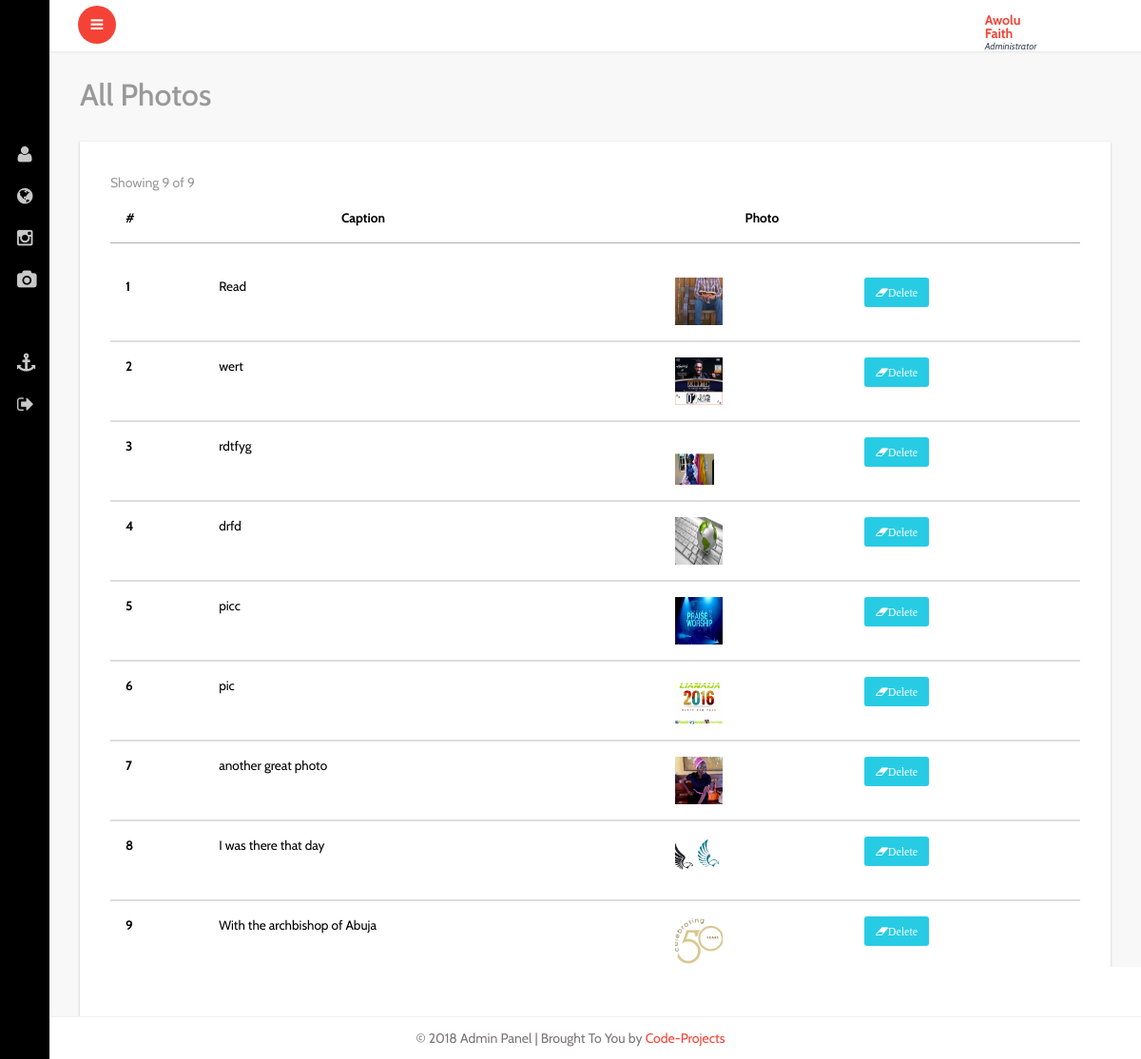
The page /admin/all-photos.php (signed in) on the database its author committed.
### tables this page shows
CREATE TABLE IF NOT EXISTS `gallery` (
  `id` int(11) NOT NULL,
  `caption` varchar(225) NOT NULL,
  `file` varchar(255) NOT NULL
);

CREATE TABLE IF NOT EXISTS `settings` (
  `id` int(11) NOT NULL,
  `site_name` varchar(45) NOT NULL,
  `site_title` varchar(60) NOT NULL,
  `email` varchar(60) NOT NULL,
  `site_desc` varchar(350) NOT NULL,
  `site_keyword` varchar(250) NOT NULL,
  `google_code` varchar(1000) NOT NULL,
  `street` varchar(100) NOT NULL,
  `city` varchar(60) NOT NULL,
  `country` varchar(50) NOT NULL,
  `phone` varchar(15) NOT NULL,
  `facebook` varchar(45) NOT NULL,
  `twitter` varchar(34) NOT NULL,
  `linkedin` varchar(45) NOT NULL,
  `status` varchar(25) NOT NULL
);

### idiorm.php (called while the page is built, shortened)
<?php
    class ORM implements ArrayAccess {
        protected static $_default_config = array(
            'connection_string' => 'sqlite::memory:',
            'id_column' => 'id',
            'id_column_overrides' => array(),
            'error_mode' => PDO::ERRMODE_EXCEPTION,
            'username' => null,
            'password' => null,
            'driver_options' => null,
            'identifier_quote_character' => null,
            'limit_clause_style' => null,
            'logging' => false,
            'logger' => null,
            'caching' => false,
            'caching_auto_clear' => false,
            'return_result_sets' => false,
        );
        protected static $_config = array();
        protected static $_db = array();
        protected static $_last_statement = null;
        protected $_connection_name;
        protected $_table_name;
        protected $_values = array();
        protected $_result_columns = array('*');
        protected $_join_sources = array();
        protected $_order_by = array();
        protected $_group_by = array();
        public static function configure($key, $value = null, $connection_name = self::DEFAULT_CONNECTION) {
            if (is_array($key)) {
                foreach ($key as $conf_key => $conf_value) {
                    self::configure($conf_key, $conf_value, $connection_name);
                }
            } else {
                if (is_null($value)) {
                    $value = $key;
                    $key = 'connection_string';
                }
                self::$_config[$connection_name][$key] = $value;
            }
        }
        public static function for_table($table_name, $connection_name = self::DEFAULT_CONNECTION) {
            return new self($table_name, array(), $connection_name);
        }
        protected static function _setup_db_config($connection_name) {
            if (!array_key_exists($connection_name, self::$_config)) {
                self::$_config[$connection_name] = self::$_default_config;
            }
        }
        public static function set_db($db, $connection_name = self::DEFAULT_CONNECTION) {
            self::$_db[$connection_name] = $db;
        }
        protected static function _setup_identifier_quote_character($connection_name) {
            if (is_null(self::$_config[$connection_name]['identifier_quote_character'])) {
                self::$_config[$connection_name]['identifier_quote_character'] =
                    self::_detect_identifier_quote_character($connection_name);
            }
        }
        public static function _setup_limit_clause_style($connection_name) {
            if (is_null(self::$_config[$connection_name]['limit_clause_style'])) {
                self::$_config[$connection_name]['limit_clause_style'] =
                    self::_detect_limit_clause_style($connection_name);
            }
        }
        protected static function _detect_identifier_quote_character($connection_name) {
            switch(self::get_db($connection_name)->getAttribute(PDO::ATTR_DRIVER_NAME)) {
                case 'mysql':
                case 'sqlite':
                case 'sqlite2':
                default:
                    return '`';
            }
        }
        protected static function _detect_limit_clause_style($connection_name) {
            switch(self::get_db($connection_name)->getAttribute(PDO::ATTR_DRIVER_NAME)) {
                default:
                    return ORM::LIMIT_STYLE_LIMIT;
            }
        }
        public static function get_db($connection_name = self::DEFAULT_CONNECTION) {
            return self::$_db[$connection_name];
        }
        public static function get_last_statement() {
            return self::$_last_statement;
        }
        protected static function _execute($query, $parameters = array(), $connection_name = self::DEFAULT_CONNECTION) {
            $statement = self::get_db($connection_name)->prepare($query);
            self::$_last_statement = $statement;
            $time = microtime(true);
            $q = $statement->execute();
            return $q;
        }
        protected static function _log_query($query, $parameters, $connection_name, $query_time) {
            if (!self::$_config[$connection_name]['logging']) {
                return false;
            }
            return true;
        }
        protected function __construct($table_name, $data = array(), $connection_name = self::DEFAULT_CONNECTION) {
            $this->_table_name = $table_name;
            $this->_connection_name = $connection_name;
        }
        public function find_array() {
            return $this->_run();
        }
        protected function _build_select() {
            return $this->_join_if_not_empty(" ", array(
                $this->_build_select_start(),
                $this->_build_join(),
                $this->_build_where(),
                $this->_build_group_by(),
                $this->_build_having(),
                $this->_build_order_by(),
                $this->_build_limit(),
                $this->_build_offset(),
            ));
        }
        protected function _build_select_start() {
            $fragment = 'SELECT ';
            $result_columns = join(', ', $this->_result_columns);
            $fragment .= "{$result_columns} FROM " . $this->_quote_identifier($this->_table_name);
            return $fragment;
        }
        protected function _build_join() {
            if (count($this->_join_sources) === 0) {
                return '';
            }
            return join(" ", $this->_join_sources);
        }
        protected function _build_where() {
            return $this->_build_conditions('where');
        }
        protected function _build_having() {
            return $this->_build_conditions('having');
        }
        protected function _build_group_by() {
            if (count($this->_group_by) === 0) {
                return '';
            }
            return "GROUP BY " . join(", ", $this->_group_by);
        }
        protected function _build_conditions($type) {
            $conditions_class_property_name = "_{$type}_conditions";
            if (count($this->$conditions_class_property_name) === 0) {
                return '';
            }
            $conditions = array();
            return strtoupper($type) . " " . join(" AND ", $conditions);
        }
        protected function _build_order_by() {
            if (count($this->_order_by) === 0) {
                return '';
            }
            return "ORDER BY " . join(", ", $this->_order_by);
        }
        protected function _build_limit() {
            $fragment = '';
            return $fragment;
        }
        protected function _build_offset() {
            return '';
        }
        protected function _join_if_not_empty($glue, $pieces) {
            $filtered_pieces = array();
            foreach ($pieces as $piece) {
                if (is_string($piece)) {
                    $piece = trim($piece);
                }
                if (!empty($piece)) {
                    $filtered_pieces[] = $piece;
                }
            }
            return join($glue, $filtered_pieces);
        }
        protected function _quote_one_identifier($identifier) {
            $parts = explode('.', $identifier);
            $parts = array_map(array($this, '_quote_identifier_part'), $parts);
            return join('.', $parts);
        }
        protected function _quote_identifier($identifier) {
            if (is_array($identifier)) {
                $result = array_map(array($this, '_quote_one_identifier'), $identifier);
                return join(', ', $result);
            } else {
                return $this->_quote_one_identifier($identifier);
            }
        }
        protected function _quote_identifier_part($part) {
            $quote_character = self::$_config[$this->_connection_name]['identifier_quote_character'];
            return $quote_character .
                   str_replace($quote_character,
                               $quote_character . $quote_character,
                               $part
                   ) . $quote_character;
        }
        protected function _run() {
            $query = $this->_build_select();
            $caching_enabled = self::$_config[$this->_connection_name]['caching'];
            self::_execute($query, $this->_values, $this->_connection_name);
            $statement = self::get_last_statement();
            $rows = array();
            while ($row = $statement->fetch(PDO::FETCH_ASSOC)) {
                $rows[] = $row;
            }
            $this->_values = array();
            $this->_result_columns = array('*');
            return $rows;
        }
        public function __call($name, $arguments)
        {
            $method = strtolower(preg_replace('/([a-z])([A-Z])/', '$1_$2', $name));
            if (method_exists($this, $method)) {
                return call_user_func_array(array($this, $method), $arguments);
            } else {
                throw new IdiormMethodMissingException("Method $name() does not exist in class " . get_class($this));
            }
        }
    }

### admin/all-photos.php (the view, shortened to what this page needs)
<?php include"header.php"; ?>
			<div id="page-wrapper">
				<div class="graphs">
					<h3 class="blank1">All Photos</h3>
					 <div class="xs tabls">
					 <div class="panel-body1">
					   <table class="table">
					    <thead>
							<tr>
							  <th>#</th>
							  <th>Caption</th>
							  <th>Photo</th>
							</tr>
						  </thead>
						  <tbody>
						   <?php
                                $tbl_name="gallery";
        $get_gallery = ORM::for_table("$tbl_name")
                 ->find_array();
	$total_pages = count($get_gallery);
	$limit = 10;
	$page = $_GET['page'];
	if($page)
		$start = ($page - 1) * $limit;
	else
		$start = 0;
				$result = $db->prepare("SELECT * FROM gallery  ORDER BY id DESC LIMIT $start, $limit");
				$result->execute();
	$next = $page + 1;
	$lastpage = ceil($total_pages/$limit);
	 ?>
                            <span class="text-muted m-r-sm">Showing
                                 <?php if($lastpage == $next-1):?>
                                    <?=$total_pages?>
                                <?php else:?>
                                <?=$page * $limit?>
                            <?php endif;?>
                                of <?=$total_pages?>
                                        </span>
			    </div>
               </div>
                <table class="table">
                      <?php
				for($i=1; $row = $result->fetch(); $i++){
               ?>
							<tr>
							  <th scope="row"><?php echo $i; ?></th>
							  <td><?php echo $row['caption']; ?></td>
							  <td><img src="../uploads/<?php echo $row['file'];?>" alt="" class="img-responsive" style=" height:50px; width:50px;"></td>
							  <td>
							    <a href="delete-photo.php?id=<?=$row['id'] ?>" class="fa fa-eraser btn btn-xs btn-success warning_4 delbtn" >Delete</a>
							  </td>
							</tr>
							 <?php } ?>
						</table>
						</div>
						</div>
				</div>
		<?php include"footer.php"; ?>

### admin/header.php (shortened to what this page needs)
<!DOCTYPE HTML>
<html>
<head>
<link href="css/bootstrap.min.css" rel='stylesheet' type='text/css' />
<link href="css/style.css" rel='stylesheet' type='text/css' />
<link href="css/font-awesome.css" rel="stylesheet">
<link rel="stylesheet" href="css/icon-font.min.css" type='text/css' />
<link href="css/animate.css" rel="stylesheet" type="text/css" media="all">
</head>
 <body class="sticky-header left-side-collapsed"  onload="initMap()">
    <section>
		<div class="left-side sticky-left-side">
			<div class="logo-icon text-center">
				<a href="index.php"><i class="lnr lnr-home"></i> </a>
			</div>
			<div class="left-side-inner">
					<ul class="nav nav-pills nav-stacked custom-nav">
						<li class=""><a href="index.php"><i class="lnr lnr-power-switch"></i><span>Dashboard</span></a></li>
						<li class="menu-list">
							<a href="#"><i class="lnr lnr-pencil"></i>
								<span>Manage News</span></a>
						</li>
						<li class="menu-list">
							<a href="#"><i class="fa fa-user"></i>
								<span>Manage Excos</span></a>
						</li>
						<li class="menu-list"><a href="#"><i class="fa fa-globe"></i> <span>Manage Events</span></a>
						</li>
						<li class="menu-list"><a href="#"><i class="fa fa-instagram"></i> <span>Manage Gallery</span></a>
						</li>
                                                <li class="menu-list"><a href="#"><i class="fa fa-camera"></i> <span>Manage Slider</span></a>
						</li>
						<li class="menu-list">
							<a href="#"><i class="lnr lnr-cog"></i>
								<span>Manage Site</span></a>
						</li>
						<li class="menu-list"><a href="#"><i class="fa fa-anchor"></i> <span>Manage Admin</span></a>
						</li>
						<li><a href="logout.php"><i class="fa fa-sign-out"></i> <span>LogOut</span></a></li>
						</ul>
			</div>
		</div>
		<div class="main-content">
			<div class="header-section">
			<a class="toggle-btn  menu-collapsed"><i class="fa fa-bars"></i></a>
			<div class="menu-right">
				<div class="user-panel-top">
					<div class="profile_details">
						<ul>
							<li class="dropdown profile_details_drop">
								<a href="#" class="dropdown-toggle" data-toggle="dropdown" aria-expanded="false">
									<div class="profile_img">
										 <div class="user-name">
											<p><?php echo $_SESSION['SESS_FIRST_NAME']; ?><span>Administrator</span></p>
										</div>
										 <i class="lnr lnr-chevron-down"></i>
										<div class="clearfix"></div>
									</div>
								</a>
							</li>
							<div class="clearfix"> </div>
						</ul>
					</div>
					<div class="clearfix"></div>
				</div>
			  </div>
			</div>

### admin/footer.php (shortened to what this page needs)
			<footer>
			<?php
				$result = $db->prepare("SELECT * FROM settings");
				$result->execute();
				for($i=0; $row = $result->fetch(); $i++){
               ?>
			   <p>&copy; 2018 Admin Panel | Brought To You by <a href="https://code-projects.org/" target="_blank">Code-Projects</a></p>
          <?php } ?>
			</footer>
   </section>
</body>
</html>

### rows shown on the page
gallery: caption "Read", file (picture)
gallery: caption "wert", file (picture)
gallery: caption "rdtfyg", file (picture)
gallery: caption "drfd", file (picture)
gallery: caption "picc", file (picture)
gallery: caption "pic", file (picture)
gallery: caption "another great photo", file (picture)
gallery: caption "I was there that day", file (picture)
gallery: caption "With the archbishop of Abuja", file (picture)

### other values the page prints
$_SESSION['SESS_FIRST_NAME'] "Awolu Faith"
$total_pages "9"
